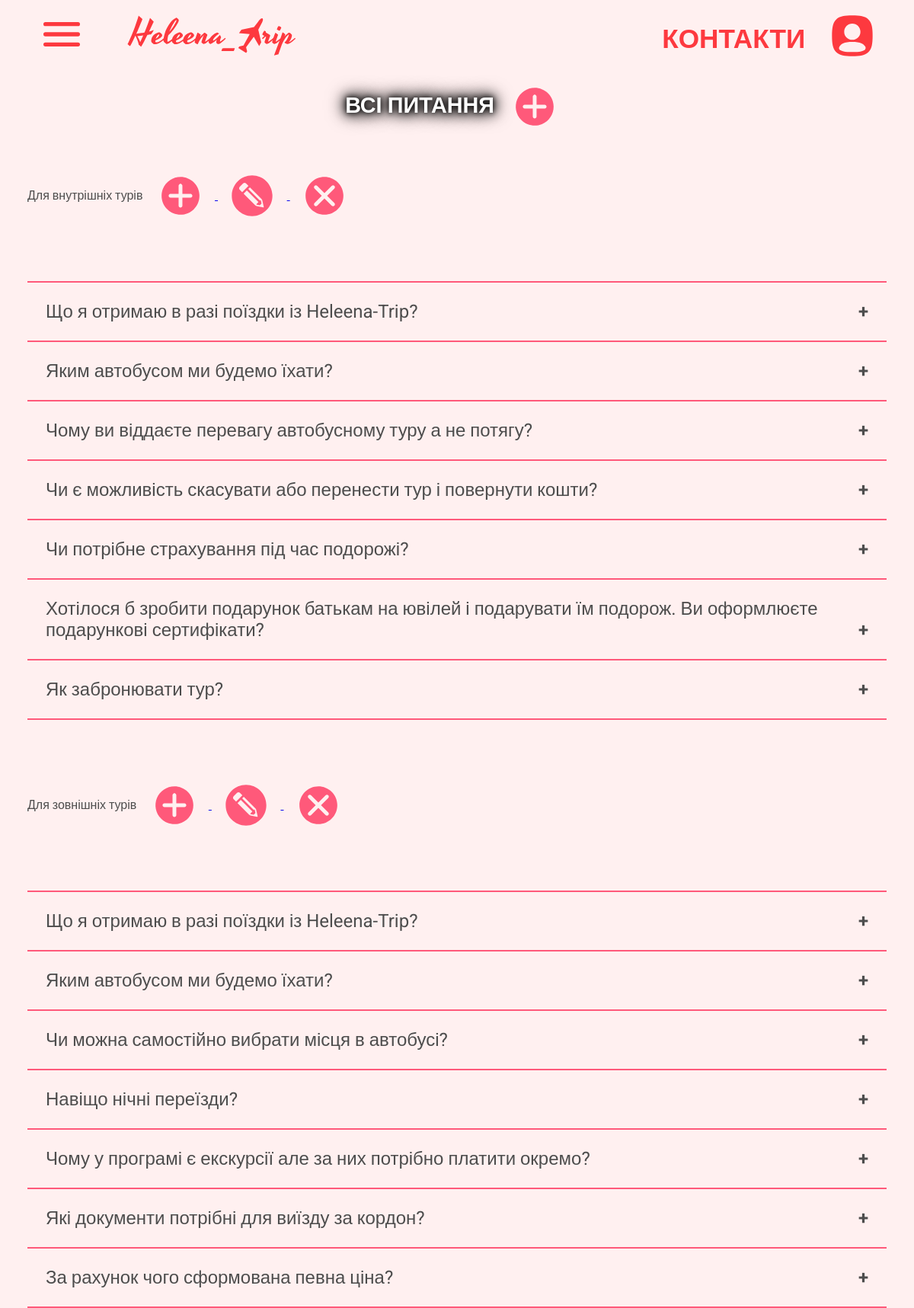
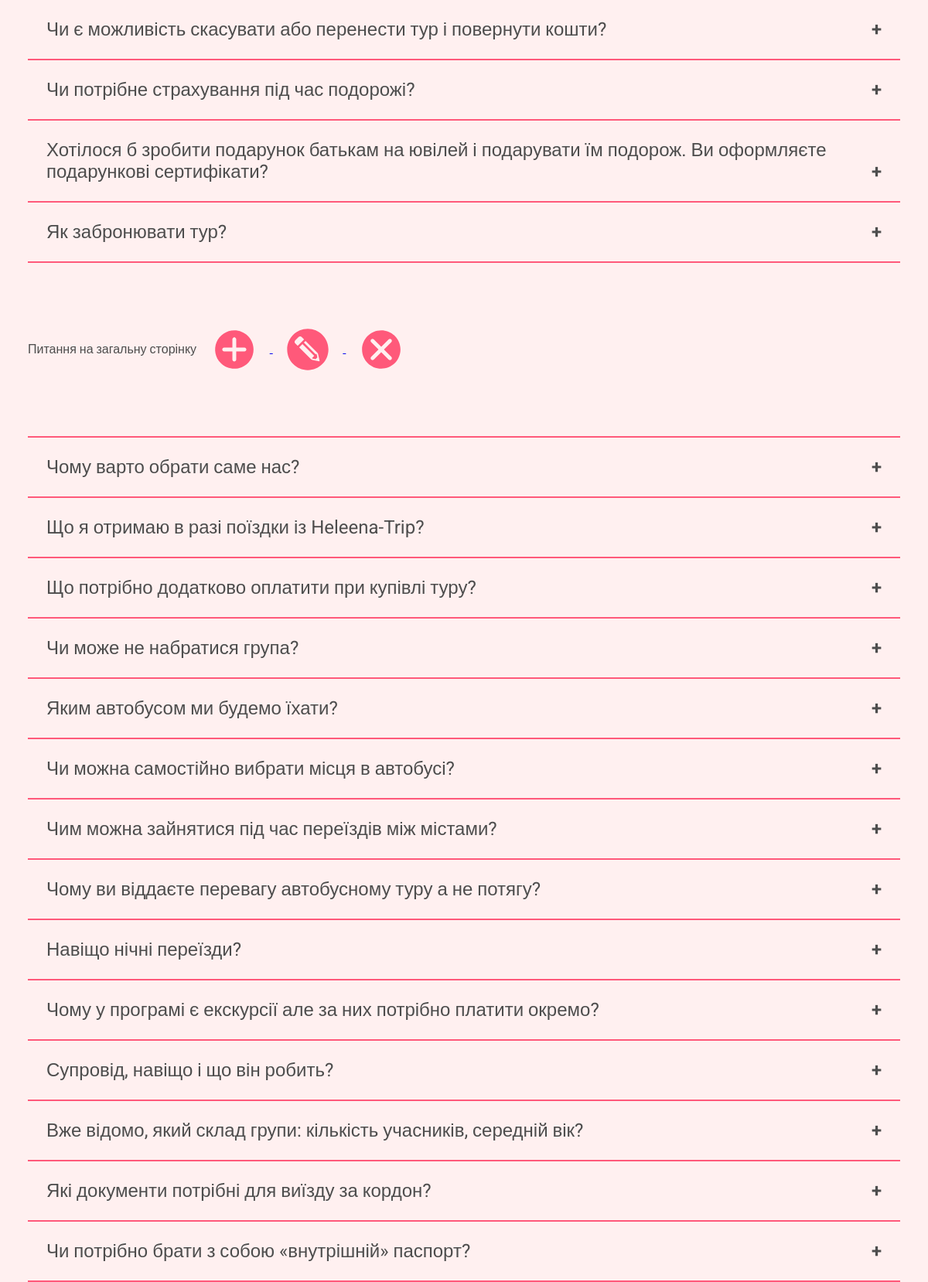
/all_faqs (signed in, upper part), run on the app's committed database (2 pictures, top to bottom).
### trip/models.py (models this page shows, shortened)
class Faq(models.Model):
    title = models.CharField(null=True, max_length=150, verbose_name="Часті питання")
    class Meta:
        ordering = ['title']

class OneFaq(models.Model):
    faq = models.ForeignKey('Faq', on_delete=models.CASCADE, null=True, verbose_name="Одне питання", related_name="questions")
    question = models.CharField(null=True, max_length=150, verbose_name="Текст питання")
    answer = models.TextField(null=True, max_length=3000, verbose_name="Текст відповіді")

### trip/views.py (the view)
# urls.py: path('all_faqs', all_faqs, name='all_faqs'),
def all_faqs(request):
    pagetitle = settings.titleAnswers
    faqs = Faq.objects.all()
    return render(request, 'trip/all_faqs.html', {'faqs': faqs, 'pagetitle': pagetitle})

### trip/context_processors.py (called while the page is built)
def global_contacts(request):
    try:
        contacts = MyContacts.objects.first()
    except MyContacts.DoesNotExist:
        contacts = None
    return {'contacts': contacts}

### trip/templates/trip/all_faqs.html (shortened to what this page needs)
{% extends 'base.html' %}
{% load static %}
{% block main %}
{% if user.username == "helentrip" %}
    <div>
        <div>
            <h2>
                ВСІ ПИТАННЯ
                <a href="{% url "new_faq" %}">
                    <img src={% static "icons/plus.svg" %} alt="Додати" class="edit__ico">
                </a>
            </h2>
        </div>
        {% for faq in faqs %}
            <div class="part">{{faq.title}}
                <a href="{% url "new_one_faq" faq.pk %}">
                    <img src={% static "icons/plus.svg" %} alt="Додати" class="edit__ico">
                </a>
                <a href={% url "change_faq" faq.pk %}>
                    <img src={% static "icons/edit.svg" %} alt="Редагувати" class="edit__ico">
                <a href={% url "delete_faq" faq.pk %}>
                    <img src={% static "icons/delete.svg" %} alt="Видалити" class="edit__ico">
            </div>
            <div class="part">
                {% for question in faq.questions.all %}
                    <div class="accordion__wrapper">
                        <button class="accordion">{{question.question}}</button>
                    </div>
                {% endfor %}
            </div>
        {% endfor %}
    </div>
{% else %}
<a href={% url "user_login" %} class="btn background-white">АВТОРИЗУЙТЕСЬ</a>
{% endif %}
{% endblock %}

### helentrip/static/css/style.css (style rules this page uses)
* { margin:0;padding:0;box-sizing:border-box;font-family:"Roboto", sans-serif }
body { color:#4d4d4d;margin:0;background-color:#fff0f0 }
h2 { font-size:2.5rem;text-align:center;color:#fff;text-shadow:0 0 5pt black, 0 0 10pt black, 0 0 15pt black, 0 0 20pt black;margin-bottom:20pt }
@media (max-width: 1200px) { h2 { font-size:1.8rem } }
button { border:none;outline:hidden }
.part { max-width:1200pt;padding:0 3%;margin:auto;margin-bottom:50pt }
.edit__ico { height:48pt;margin:10pt;vertical-align:middle }
.accordion { background-color:#fff0f0;color:#4d4d4d;cursor:pointer;padding:18pt;width:100%;text-align:left;font-size:1.5rem;transition:0.4s }
.accordion__wrapper { border-top:2pt solid #ff597a }
.accordion__wrapper:last-child { border-bottom:2pt solid #ff597a }
.accordion:after { content:'\002B';color:#4d4d4d;font-weight:bold;float:right;margin-left:5px }
body { -webkit-text-size-adjust:100%;-webkit-tap-highlight-color:transparent }

### data on the page
Faq: title "Для внутрішніх турів"
OneFaq: question "Що я отримаю в разі поїздки із Heleena-Trip?"
OneFaq: question "Яким автобусом ми будемо їхати?"
OneFaq: question "Чому ви віддаєте перевагу автобусному туру а не потягу?"
OneFaq: question "Чи є можливість скасувати або перенести тур і повернути кошти?"
OneFaq: question "Чи потрібне страхування під час подорожі?"
OneFaq: question "Хотілося б зробити подарунок батькам на ювілей і подарувати їм подорож. Ви оформлюєте подарункові сертифікати?"
OneFaq: question "Як забронювати тур?"
Faq: title "Для зовнішніх турів"
OneFaq: question "Що я отримаю в разі поїздки із Heleena-Trip?"
OneFaq: question "Яким автобусом ми будемо їхати?"
OneFaq: question "Чи можна самостійно вибрати місця в автобусі?"
OneFaq: question "Навіщо нічні переїзди?"
OneFaq: question "Чому у програмі є екскурсії але за них потрібно платити окремо?"
OneFaq: question "Які документи потрібні для виїзду за кордон?"
OneFaq: question "За рахунок чого сформована певна ціна?"
OneFaq: question "Чи є можливість скасувати або перенести тур і повернути кошти?"
OneFaq: question "Чи потрібне страхування під час подорожі?"
OneFaq: question "Хотілося б зробити подарунок батькам на ювілей і подарувати їм подорож. Ви оформляєте подарункові сертифікати?"
OneFaq: question "Як забронювати тур?"
Faq: title "Питання на загальну сторінку"
OneFaq: question "Чому варто обрати саме нас?"
OneFaq: question "Що я отримаю в разі поїздки із Heleena-Trip?"
OneFaq: question "Що потрібно додатково оплатити при купівлі туру?"
OneFaq: question "Чи може не набратися група?"
OneFaq: question "Яким автобусом ми будемо їхати?"
OneFaq: question "Чи можна самостійно вибрати місця в автобусі?"
OneFaq: question "Чим можна зайнятися під час переїздів між містами?"
OneFaq: question "Чому ви віддаєте перевагу автобусному туру а не потягу?"
OneFaq: question "Навіщо нічні переїзди?"
OneFaq: question "Чому у програмі є екскурсії але за них потрібно платити окремо?"
OneFaq: question "Супровід, навіщо і що він робить?"
OneFaq: question "Вже відомо, який склад групи: кількість учасників, середній вік?"
OneFaq: question "Які документи потрібні для виїзду за кордон?"
OneFaq: question "Чи потрібно брати з собою «внутрішній» паспорт?"
